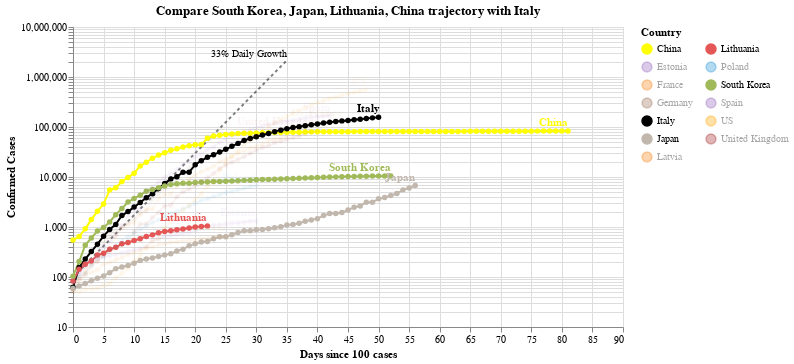

This figure's notebook cell:
### Code cell
#hide_input
chart3 = make_since_chart(['South Korea', 'Japan', 'Lithuania', 'China'])
chart3

### Figure 1 — Vega-Lite specification as saved in the notebook (floating-point values rounded to 4 significant figures; data arrays with more than 128 entries replaced by an {"elided": "..."} marker saying what was removed)
{"config": {"view": {"continuousWidth": 400, "continuousHeight": 300}}, "layer": [{"mark": {"type": "line", "color": "black", "opacity": 0.5, "strokeDash": [3, 3]}, "encoding": {"x": {"type": "quantitative", "field": "Days since 100 cases"}, "y": {"type": "quantitative", "field": "Confirmed Cases"}}}, {"mark": {"type": "text", "align": "right", "dy": -6, "fontSize": 10, "text": "33% Daily Growth"}, "encoding": {"x": {"type": "quantitative", "field": "Days since 100 cases"}, "y": {"type": "quantitative", "field": "Confirmed Cases"}}, "transform": [{"filter": "(datum['Days since 100 cases'] >= 35)"}]}, {"data": {"name": "data-0bb791a3917c9fe6791887cf900d6070"}, "mark": {"type": "line", "point": true}, "encoding": {"color": {"type": "nominal", "field": "Country", "legend": {"columns": 2}, "scale": {"domain": ["China", "Estonia", "France", "Germany", "Italy", "Japan", "Latvia", "Lithuania", "Poland", "South Korea", "Spain", "US", "United Kingdom"], "range": ["yellow", "#9467bd", "#F58518", "#9D755D", "black", "#C1B7AD", "#F58518", "#E45756", "#2495D3", "#A1BA59", "#9467bd", "orange", "brown"]}}, "opacity": {"condition": {"value": 1, "selection": "selector001"}, "value": 0.05}, "tooltip": [{"type": "nominal", "field": "Country"}, {"type": "temporal", "field": "Date"}, {"type": "quantitative", "field": "Confirmed Cases"}, {"type": "quantitative", "field": "Days since 100 cases"}], "x": {"type": "quantitative", "field": "Days since 100 cases"}, "y": {"type": "quantitative", "field": "Confirmed Cases", "scale": {"type": "log"}}}, "selection": {"selector001": {"type": "multi", "fields": ["Country"], "bind": "legend", "init": [{"Country": "South Korea"}, {"Country": "Japan"}, {"Country": "Lithuania"}, {"Country": "China"}, {"Country": "Italy"}]}}, "width": 550}, {"data": {"name": "data-0bb791a3917c9fe6791887cf900d6070"}, "mark": {"type": "text", "align": "right", "dy": -8, "fontWeight": "bold"}, "encoding": {"color": {"type": "nominal", "field": "Country", "legend": {"columns": 2}, "scale": {"domain": ["China", "Estonia", "France", "Germany", "Italy", "Japan", "Latvia", "Lithuania", "Poland", "South Korea", "Spain", "US", "United Kingdom"], "range": ["yellow", "#9467bd", "#F58518", "#9D755D", "black", "#C1B7AD", "#F58518", "#E45756", "#2495D3", "#A1BA59", "#9467bd", "orange", "brown"]}}, "opacity": {"condition": {"value": 1, "selection": "selector001"}, "value": 0.05}, "text": {"type": "nominal", "field": "Country"}, "tooltip": [{"type": "nominal", "field": "Country"}, {"type": "temporal", "field": "Date"}, {"type": "quantitative", "field": "Confirmed Cases"}, {"type": "quantitative", "field": "Days since 100 cases"}], "x": {"type": "quantitative", "field": "Days since 100 cases"}, "y": {"type": "quantitative", "field": "Confirmed Cases", "scale": {"type": "log"}}}, "transform": [{"filter": "(datum['Date'] >= 1586649600000)"}], "width": 550}], "data": {"name": "data-c1a3bbf4dd040f2e7e8e7a69520e3c2a"}, "title": "Compare South Korea, Japan, Lithuania, China trajectory with Italy", "$schema": "https://vega.github.io/schema/vega-lite/v4.0.2.json", "datasets": {"data-c1a3bbf4dd040f2e7e8e7a69520e3c2a": [{"Days since 100 cases": 0, "Confirmed Cases": 100.0}, {"Days since 100 cases": 1, "Confirmed Cases": 133.0}, {"Days since 100 cases": 2, "Confirmed Cases": 176.9}, {"Days since 100 cases": 3, "Confirmed Cases": 235.3}, {"Days since 100 cases": 4, "Confirmed Cases": 312.9}, {"Days since 100 cases": 5, "Confirmed Cases": 416.2}, {"Days since 100 cases": 6, "Confirmed Cases": 553.5}, {"Days since 100 cases": 7, "Confirmed Cases": 736.1}, {"Days since 100 cases": 8, "Confirmed Cases": 979.1}, {"Days since 100 cases": 9, "Confirmed Cases": 1302.0}, {"Days since 100 cases": 10, "Confirmed Cases": 1732.0}, {"Days since 100 cases": 11, "Confirmed Cases": 2303.0}, {"Days since 100 cases": 12, "Confirmed Cases": 3064.0}, {"Days since 100 cases": 13, "Confirmed Cases": 4074.0}, {"Days since 100 cases": 14, "Confirmed Cases": 5419.0}, {"Days since 100 cases": 15, "Confirmed Cases": 7207.0}, {"Days since 100 cases": 16, "Confirmed Cases": 9586.0}, {"Days since 100 cases": 17, "Confirmed Cases": 12750.0}, {"Days since 100 cases": 18, "Confirmed Cases": 16960.0}, {"Days since 100 cases": 19, "Confirmed Cases": 22550.0}, {"Days since 100 cases": 20, "Confirmed Cases": 29990.0}, {"Days since 100 cases": 21, "Confirmed Cases": 39890.0}, {"Days since 100 cases": 22, "Confirmed Cases": 53060.0}, {"Days since 100 cases": 23, "Confirmed Cases": 70560.0}, {"Days since 100 cases": 24, "Confirmed Cases": 93850.0}, {"Days since 100 cases": 25, "Confirmed Cases": 124800.0}, {"Days since 100 cases": 26, "Confirmed Cases": 166000.0}, {"Days since 100 cases": 27, "Confirmed Cases": 220800.0}, {"Days since 100 cases": 28, "Confirmed Cases": 293700.0}, {"Days since 100 cases": 29, "Confirmed Cases": 390600.0}, {"Days since 100 cases": 30, "Confirmed Cases": 519500.0}, {"Days since 100 cases": 31, "Confirmed Cases": 690900.0}, {"Days since 100 cases": 32, "Confirmed Cases": 918900.0}, {"Days since 100 cases": 33, "Confirmed Cases": 1222000.0}, {"Days since 100 cases": 34, "Confirmed Cases": 1625000.0}, {"Days since 100 cases": 35, "Confirmed Cases": 2162000.0}], "data-0bb791a3917c9fe6791887cf900d6070": {"elided": "576 records"}}}
